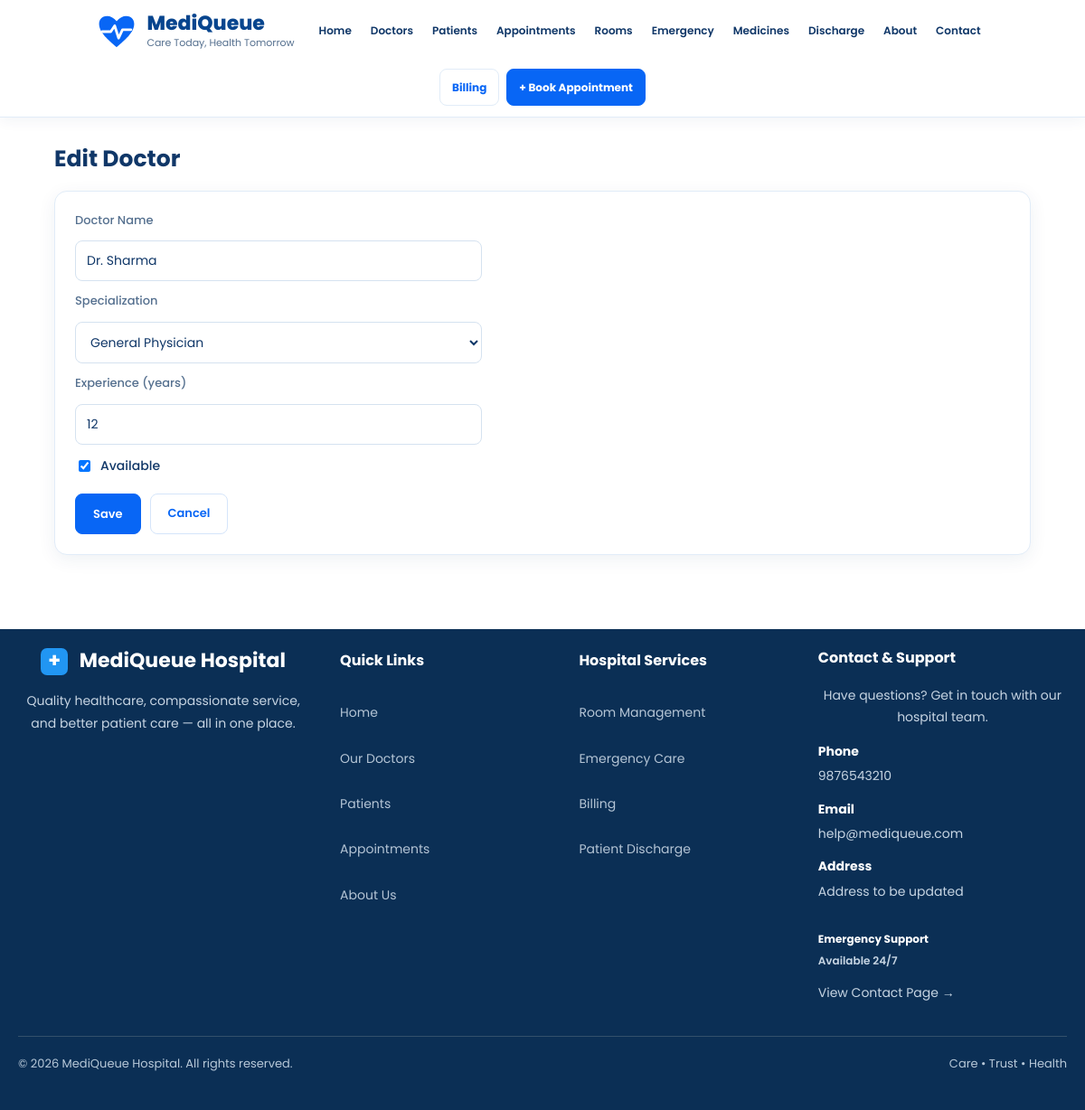
/edit/D1, run on the app's committed database.
### tables this page shows
CREATE TABLE doctors (
                doctor_id TEXT PRIMARY KEY,
                name TEXT NOT NULL,
                specialization TEXT NOT NULL,
                experience INTEGER NOT NULL,
                is_available INTEGER NOT NULL DEFAULT 1,
                consultation_fee REAL NOT NULL DEFAULT 0
            );

### app.py (the view, shortened to what this page needs)
@app.route("/edit/<doctor_id>", methods=["GET", "POST"])
def edit_doctor(doctor_id):
    doctors = load_doctors()
    doctor = next(
        (d for d in doctors if d.doctor_id == doctor_id),
        None,
    )
    if doctor is None:
        return "Doctor not found.", 404
    return render_template(
        "doctor_form.html",
        doctor=doctor,
        types=DOCTOR_TYPES.keys(),
        title="Edit Doctor",
    )

### app.py (called while the page is built)
def load_doctors():
    with get_connection() as conn:
        rows = conn.execute(
            "SELECT * FROM doctors ORDER BY rowid"
        ).fetchall()
    doctors = []
    for row in rows:
        doctor_class = DOCTOR_TYPES.get(
            row["specialization"], GeneralPhysician
        )
        doctor = doctor_class(
            row["doctor_id"],
            row["name"],
            row["specialization"],
            row["experience"],
            bool(row["is_available"]),
        )
        doctors.append(doctor)
    return doctors

### database.py (called while the page is built)
def get_connection():
    conn = sqlite3.connect(DATABASE_PATH)
    conn.row_factory = sqlite3.Row
    conn.execute("PRAGMA foreign_keys = ON")
    return conn

### templates/doctor_form.html (shortened to what this page needs)
{% extends "base.html" %}
{% block content %}
<h2>{{ title }}</h2>
<div class="card">
    <form method="POST">
        <label>Doctor Name</label>
        <input
            type="text"
            name="name"
            placeholder="Enter Doctor Name"
            value="{{ doctor.name if doctor else '' }}"
            required
        >
        <label>Specialization</label>
        <select name="specialization" required>
            {% for t in types %}
            <option
                value="{{ t }}"
                {% if doctor and t == doctor.specialization %}selected{% endif %}
            >
                {{ t }}
            </option>
            {% endfor %}
        </select>
        <label>Experience (years)</label>
        <input
            type="number"
            name="experience"
            min="0"
            value="{{ doctor.experience if doctor else '' }}"
            required
        >
        <label class="check">
            <input
                type="checkbox"
                name="available"
                {% if doctor is none or doctor.is_available %}checked{% endif %}
            >
            Available
        </label>
        <div class="actions">
            <button type="submit" class="btn">Save</button>
            <a href="/doctors" class="btn light">Cancel</a>
        </div>
    </form>
</div>
{% endblock %}

### static/style.css (style rules this page uses)
:root { --primary-blue: #0866F5; --primary-hover: #0756D3; --dark-blue: #103768; --navy-blue: #0B2F55; --light-blue: #EAF6FF; --page-bg: #F8FBFF; --white: #FFFFFF; --text-color: #55708F; --border-color: #E1ECF8; --green: #10B995; --purple: #6338D4; --red: #F04452; --orange: #FFA500; --shadow: 0 5px 20px rgba(16, 55, 104, 0.07); }
* { box-sizing: border-box; }
html { scroll-behavior: smooth; scroll-padding-top: 100px; }
body { margin: 0; font-family: "Poppins", Arial, sans-serif; background: var(--white); color: var(--dark-blue); font-size: 14px; line-height: 1.6; }
a { color: var(--primary-blue); text-decoration: none; }
h1, h2, h3, h4 { color: var(--dark-blue); line-height: 1.3; }
h2 { font-size: 25px; font-weight: 700; margin: 0 0 18px; }
button, input, select, textarea { font-family: inherit; }
.btn { display: inline-block; padding: 11px 19px; color: var(--white); background: var(--primary-blue); border: 1px solid var(--primary-blue); border-radius: 8px; font-size: 13px; font-weight: 600; text-align: center; cursor: pointer; transition: 0.2s ease; }
.btn.white, .btn.light { color: var(--primary-blue); background: var(--white); border-color: #D5E5FA; }
.card { margin-bottom: 22px; padding: 22px; overflow-x: auto; background: var(--white); border: 1px solid var(--border-color); border-radius: 14px; box-shadow: var(--shadow); }
form { display: flex; flex-direction: column; gap: 12px; max-width: 450px; }
label { color: var(--text-color); font-size: 13px; font-weight: 500; }
label.check { display: flex; align-items: center; gap: 8px; color: var(--dark-blue); font-size: 14px; }
input[type="text"], input[type="number"], input[type="email"], input[type="tel"], input[type="date"], input[type="time"], input[type="password"], select, textarea { width: 100%; padding: 11px 12px; color: var(--dark-blue); background: var(--white); border: 1px solid #D5E2F0; border-radius: 8px; outline: none; font-size: 14px; }
.actions { display: flex; flex-wrap: wrap; gap: 10px; margin-top: 8px; }

### data on the page
doctors: name "Dr. Sharma", specialization "General Physician", experience "12", is_available "☑"

### other printed values
{{ title }} "Edit Doctor"
